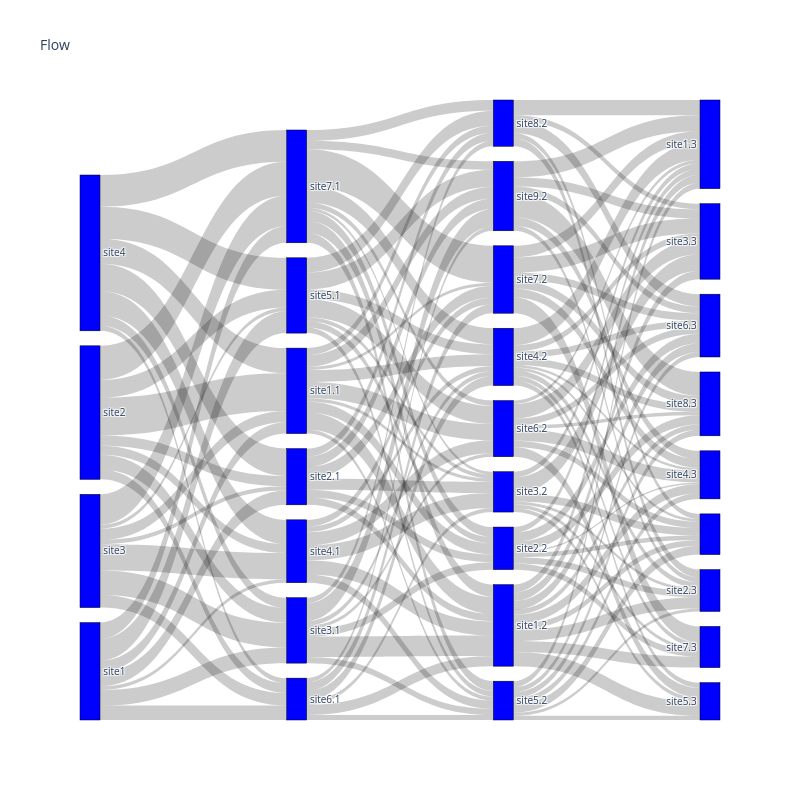

Here is the notebook cell this chart was saved with:
### Code cell
create_sankey(df)

### Figure 1 — Plotly figure (JSON) as saved in the notebook; plotly's stock layout.template omitted (floating-point values rounded to 4 significant figures; data arrays with more than 128 entries replaced by an {"elided": "..."} marker saying what was removed)
{"data": [{"link": {"source": {"elided": "172 int values"}, "target": {"elided": "172 int values"}, "value": {"elided": "172 int values"}}, "node": {"color": "blue", "label": ["site3", "site4", "site1", "site2", "site7.1", "site2.1", "site4.1", "site6.1", "site1.1", "site5.1", "site3.1", "site4.2", "site7.2", "site3.2", "site6.2", "site2.2", "site9.2", "site5.2", "site1.2", "site8.2", "", "site3.3", "site4.3", "site8.3", "site6.3", "site1.3", "site2.3", "site5.3", "site7.3"], "line": {"color": "black", "width": 0.5}, "pad": 15, "thickness": 20}, "type": "sankey"}], "layout": {"autosize": false, "font": {"size": 10}, "height": 800, "title": {"text": "Flow"}, "width": 800}}
